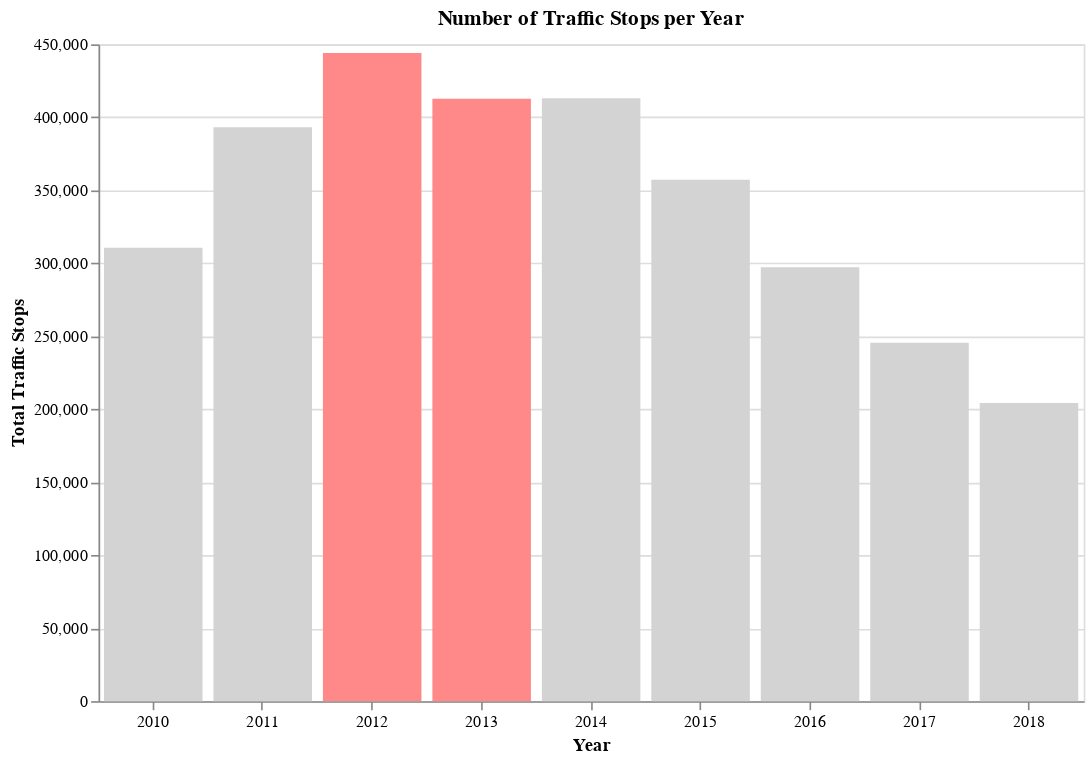

The code cell stored with this chart in its notebook:
### Markdown cell above
#### *Temporal Analysis of Traffic Stops*

### Code cell
drop_null_df['year'] = drop_null_df['year'].astype(str)

highlighted_years = ['2012', '2013']

year_stop_counts = drop_null_df.groupby('year').size().reset_index(name='count_stops')

year_stop_counts['highlight'] = year_stop_counts['year'].isin(highlighted_years)

chart = alt.Chart(year_stop_counts).mark_bar().encode(
    x=alt.X('year:O', title= 'Year', axis=alt.Axis(labelAngle=0)),
    y=alt.Y('count_stops:Q', axis=alt.Axis(title='Total Traffic Stops')),
    # Use conditional color based on the 'highlight' column
    color=alt.condition(
        alt.datum.highlight,  # If true (year is highlighted)
        alt.value('#f88'),  # Use highlight color
        alt.value('lightgray')  # Else use default color
    ),
    tooltip=['year', 'count_stops']
).properties(
    title='Number of Traffic Stops per Year',
    width=600,
    height=400
)

chart.display()

### Figure 1 — Vega-Lite specification as saved in the notebook (floating-point values rounded to 4 significant figures)
{"config": {"view": {"continuousWidth": 300, "continuousHeight": 300}}, "data": {"name": "data-6f44b2c38b33c14bcff2ce4cc34f0012"}, "mark": {"type": "bar"}, "encoding": {"color": {"condition": {"test": "datum.highlight", "value": "#f88"}, "value": "lightgray"}, "tooltip": [{"field": "year", "type": "nominal"}, {"field": "count_stops", "type": "quantitative"}], "x": {"axis": {"labelAngle": 0}, "field": "year", "title": "Year", "type": "ordinal"}, "y": {"axis": {"title": "Total Traffic Stops"}, "field": "count_stops", "type": "quantitative"}}, "height": 400, "title": "Number of Traffic Stops per Year", "width": 600, "$schema": "https://vega.github.io/schema/vega-lite/v5.8.0.json", "datasets": {"data-6f44b2c38b33c14bcff2ce4cc34f0012": [{"year": "2010", "count_stops": 310622, "highlight": false}, {"year": "2011", "count_stops": 393248, "highlight": false}, {"year": "2012", "count_stops": 444146, "highlight": true}, {"year": "2013", "count_stops": 412695, "highlight": true}, {"year": "2014", "count_stops": 413114, "highlight": false}, {"year": "2015", "count_stops": 357261, "highlight": false}, {"year": "2016", "count_stops": 297248, "highlight": false}, {"year": "2017", "count_stops": 245565, "highlight": false}, {"year": "2018", "count_stops": 204217, "highlight": false}]}}
